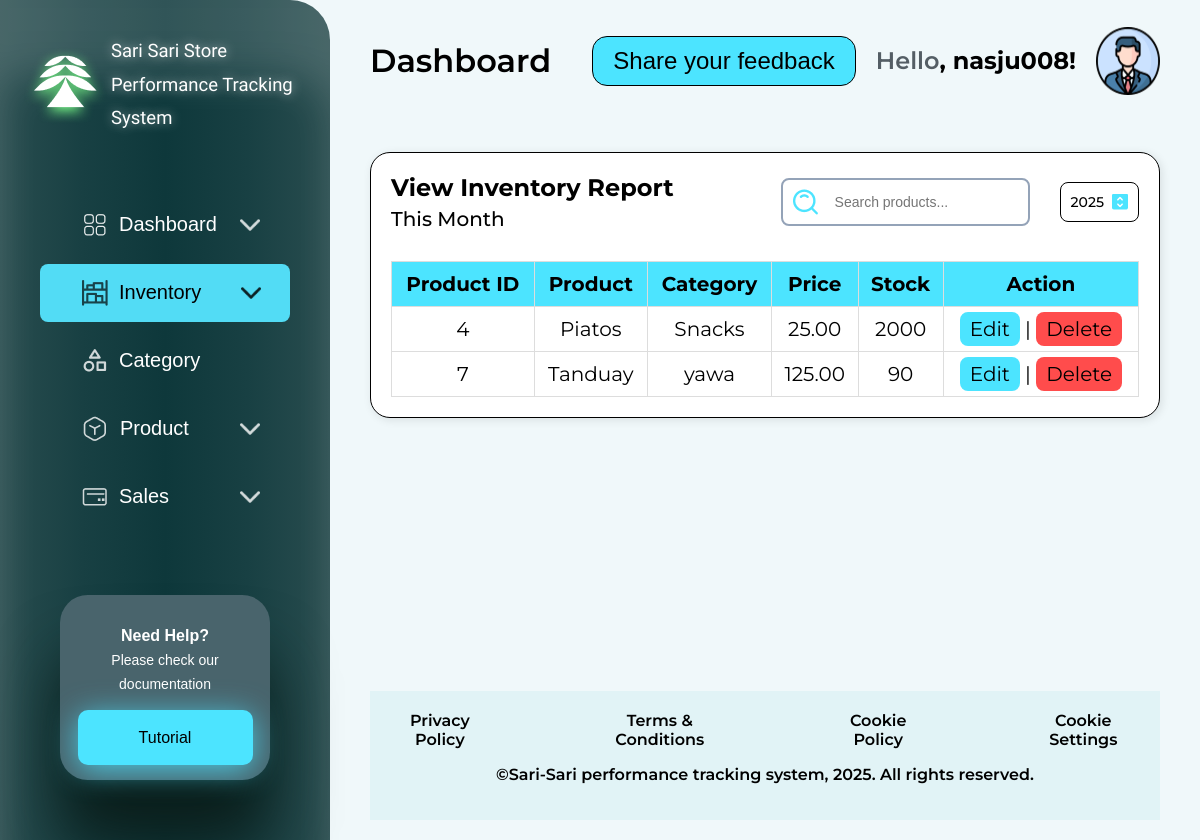
Screenshot of /day6-2/day6/php/viewinventory.php (signed in) with the database file from the repository.
### tables this page shows
CREATE TABLE `tblproduct` (
  `product_id` int(11) NOT NULL,
  `user_id` int(11) NOT NULL,
  `product_name` varchar(255) NOT NULL,
  `category` varchar(255) NOT NULL,
  `cost_price` decimal(10,2) NOT NULL,
  `selling_price` decimal(10,2) NOT NULL,
  `stock` int(11) NOT NULL,
  `created_at` timestamp NOT NULL DEFAULT current_timestamp()
);

### day6-2/day6/php/TenantMiddleware.php (called while the page is built, shortened)
<?php
class TenantMiddleware
{
    private $user_db;
    private $user_id;
    public function __construct($conn, $user_db)
    {
        $this->user_db = $user_db;
        $this->validateSession();
    }
    private function validateSession()
    {
        $this->authenticated_username = $_SESSION['username'];
        $stmt = $this->user_db->prepare(
            "SELECT id FROM users WHERE username = ? LIMIT 1"
        );
        $stmt->bind_param("s", $this->authenticated_username);
        $stmt->execute();
        $result = $stmt->get_result();
        $row = $result->fetch_assoc();
        $this->user_id = intval($row['id']);
    }
    public function getUserId()
    {
        return $this->user_id;
    }
}

### day6-2/day6/php/viewinventory.php (the view, shortened to what this page needs)
<?php
require_once 'db_connect_updated.php';
require_once 'TenantMiddleware.php';
$middleware = new TenantMiddleware($conn, $user_db);
$user_id = $middleware->getUserId();
$sql = "SELECT product_id, product_name, category, cost_price, selling_price, stock FROM tblproduct WHERE user_id = ?";
$stmt = $conn->prepare($sql);
$stmt->bind_param("i", $user_id);
$stmt->execute();
$result = $stmt->get_result();
?>
<html lang="en">
<head>
    <link rel="stylesheet" href="../css/styles.css">
</head>
<body>
    <div class="sidebar">
        <div class="sidebarhead">
            <div class="sidebarlogo">
                <div class="sidelogo-left">
                    <img src="../llogo.png" alt="">
                </div>
                <div class="sidelogo-right">
                    <h2>Sari Sari Store Performance Tracking System</h2>
                </div>
            </div>
            <div class="sidebarmenu">
                <ul>
                    <li class="inactive">
                        <div class="inactive-box">
                            <div class="menu">
                                <a href="dashboard.php">
                                    <div class="menulogo-left">
                                        <img src="../dash.png" alt="">
                                        <p>Dashboard</p>
                                    </div>
                                </a>
                                <div class="menulogo-right">
                                    <img src="../arrow.png" alt="" class="arrow-icon">
                                </div>
                            </div>
                        </div>
                    </li>
                    <li class="menu-item">
                        <div class="active">
                            <div class="menu" id="yawa">
                                <a href="#" class="damndashboard">
                                    <div class="menulogo-left">
                                        <img src="../inven.png" alt="" class="light">
                                        Inventory
                                    </div>
                                </a>
                                <div class="menulogo-right arrow">
                                    <div class="menu" onclick="toggleActive(this)"><img src="../downarrow.png" alt=""
                                            class="arrow-icon" id="arrow-yawa"></div>
                                </div>
                            </div>
                        </div>
                    </li>
                    <li class="inactive">
                        <div class="inactive-box">
                            <div class="menu">
                                <a href="category.php" class="categ">
                                    <div class="menulogo-left categ">
                                        <img src="../category.png" alt=""> Category
                                    </div>
                                </a>
                            </div>
                        </div>
                    </li>
                    <li class="inactive">
                        <div class="inactive-box">
                            <div class="menu">
                                <div class="menulogo-left">
                                    <img src="../product.png" alt=""> Product
                                </div>
                                <div class="menulogo-right">
                                    <img src="../arrow.png" alt="" class="arrow-icon">
                                </div>
                            </div>
                        </div>
                    </li>
                    <li class="inactive">
                        <div class="inactive-box">
                            <div class="menu">
                                <div class="menulogo-left">
                                    <img src="../sales.png" alt=""> Sales
                                </div>
                                <div class="menulogo-right">
                                    <img src="../arrow.png" alt="" class="arrow-icon">
                                </div>
                            </div>
                        </div>
                    </li>
                </ul>
            </div>
        </div>
        <div class="boxside">
            <p><strong>Need Help?</strong>
                <br>Please check our documentation
            </p>
            <div class="sidebarbottom">
                <button class="tutorial-btn">Tutorial</button>
            </div>
        </div>
    </div>
    <div class="main-content">
        <header>
            <h1>Dashboard</h1>
            <div class="header-right">
                <div class="feedback">
                    <button class="feedback-btn">Share your feedback</button>
                </div>
                <div class="profile">
                    <h2><span>Hello</span>, <?php echo $_SESSION["username"]; ?>!</h2>
                    <img src="../profile.png" alt="" class="toggleprofile">
                </div>
            </div>
        </header>
        <div class="sales-report">
            <div class="sales-report-header">
                <div class="sales-left">
                    <h2>View Inventory Report</h2>
                    <p>This Month</p>
                </div>
                <div class="right-middle">
                    <div class="search-box">
                        <img src="../search.png" alt="">
                        <input type="text" id="product-search" placeholder="Search products..."
                            onkeyup="searchProducts()">
                    </div>
                    <div class="sales-right">
                        <p>2025</p>
                        <img src="../date.png" alt="">
                    </div>
                </div>
            </div>
            <table>
                <tr>
                    <th>Product ID</th>
                    <th>Product</th>
                    <th>Category</th>
                    <th>Price</th>
                    <th>Stock</th>
                    <th>Action</th>
                </tr>
                <?php
                if ($result && $result->num_rows > 0) {
                    while ($row = $result->fetch_assoc()) {
                        echo "<tr>
                                <td>{$row['product_id']}</td>
                                <td>{$row['product_name']}</td>
                                <td>{$row['category']}</td>
                                <td>{$row['selling_price']}</td>
                                <td>{$row['stock']}</td>
                                <td>
                                    <a class='edit' href='edit_product.php?id={$row['product_id']}'>Edit</a> |
                                    <a class='delete' href='delete_product.php?id={$row['product_id']}' onclick='return confirm(\"Are you sure?\")'>Delete</a>
                                </td>
                            </tr>";
                    }
                } else {
                    echo "<tr><td colspan='8'>No Product found.</td></tr>";
                }
                ?>
            </table>
        </div>
        <footer>
            <div class="footer-links">
                <a href="#">Privacy Policy</a>
                <a href="#">Terms & Conditions</a>
                <a href="#">Cookie Policy</a>
                <a href="#">Cookie Settings</a>
            </div>
            <p>©Sari-Sari performance tracking system, 2025. All rights reserved.</p>
        </footer>
    </div>
</body>
</html>

### rows the page displays
tblproduct: product_id "4", product_name "Piatos", category "Snacks", selling_price "25.00", stock "2000"
tblproduct: product_id "7", product_name "Tanduay", category "yawa", selling_price "125.00", stock "90"

### other values shown
$_SESSION["username"] "nasju008"
